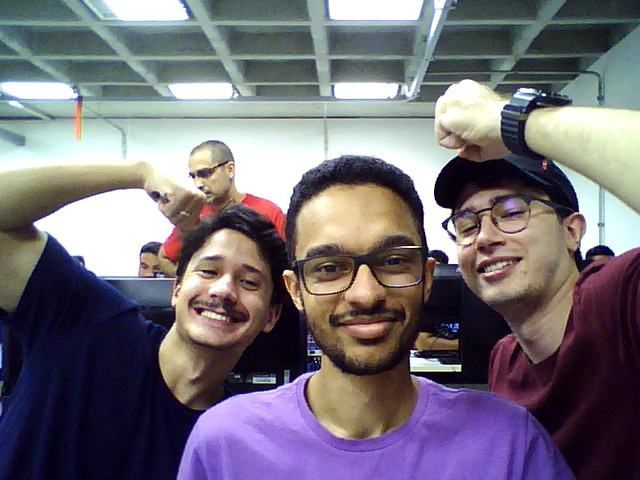
#> input picture lab4/lab 4 item 2/foto_grupo_2.png, 640 x 480 px, found by its file name; the run also reads 1 picture not shown here
$ jupyter execute 'lab 4 parte c.ipynb'
#> lines starting #> are read from the running program, lines starting #| are printed output that depends on the picture
[cell 1]
import cv2
import numpy as np
import os
import csv
from scipy.ndimage import correlate, generic_laplace

# ============================================
# Métricas de qualidade (mesmas do código anterior)
# ============================================
def psnr(I1, I2):
    '''Peak Signal to Noise Ratio'''
    s1 = cv2.absdiff(I1, I2)
    s1 = np.float32(s1)
    s1 = s1 * s1
    sse = s1.sum()
    if sse <= 1e-10:
        return 0
    else:
        shape = I1.shape
        mse = 1.0 * sse / (shape[0] * shape[1] * shape[2])
        psnr = 10.0 * np.log10((255 * 255) / mse)
        return psnr

def ssim(I1, I2):
    '''Structural Similarity Index'''
    C1 = 6.5025
    C2 = 58.5225
    I1 = np.float32(I1)
    I2 = np.float32(I2)
    I2_2 = I2 * I2
    I1_2 = I1 * I1
    I1_I2 = I1 * I2

    mu1 = cv2.GaussianBlur(I1, (11, 11), 1.5)
    mu2 = cv2.GaussianBlur(I2, (11, 11), 1.5)
    mu1_2 = mu1 * mu1
    mu2_2 = mu2 * mu2
    mu1_mu2 = mu1 * mu2

    sigma1_2 = cv2.GaussianBlur(I1_2, (11, 11), 1.5)
    sigma1_2 -= mu1_2
    sigma2_2 = cv2.GaussianBlur(I2_2, (11, 11), 1.5)
    sigma2_2 -= mu2_2
    sigma12 = cv2.GaussianBlur(I1_I2, (11, 11), 1.5)
    sigma12 -= mu1_mu2

    t1 = 2 * mu1_mu2 + C1
    t2 = 2 * sigma12 + C2
    t3 = t1 * t2
    t1 = mu1_2 + mu2_2 + C1
    t2 = sigma1_2 + sigma2_2 + C2
    t1 = t1 * t2
    ssim_map = cv2.divide(t3, t1)
    return np.mean(ssim_map)

def sam(I1, I2):
    '''Spectral Angle Mapper'''
    def _initial_check(I1, I2):
        if I1.shape != I2.shape:
            raise ValueError("Images must have the same shape")
        return I1, I2

    I1, I2 = _initial_check(I1, I2)
    orig_shape = I1.shape
    I1 = I1.reshape((orig_shape[0] * orig_shape[1], orig_shape[2]))
    I2 = I2.reshape((orig_shape[0] * orig_shape[1], orig_shape[2]))

    sam_angles = np.zeros(I1.shape[1])
    for i in range(I1.shape[1]):
        dot_product = np.dot(I1[:, i], I2[:, i])
        norm_product = np.linalg.norm(I1[:, i]) * np.linalg.norm(I2[:, i])
        val = np.clip(dot_product / (norm_product + 1e-10), -1, 1)
        sam_angles[i] = np.arccos(val)
    return np.mean(sam_angles)

def scc(I1, I2, win=None, ws=8):
    '''Spatial Correlation Coefficient'''
    def _initial_check(I1, I2):
        if I1.shape != I2.shape:
            raise ValueError("Images must have the same shape")
        return I1, I2

    if win is None:
        win = np.array([[-1, -1, -1], [-1, 8, -1], [-1, -1, -1]])

    I1, I2 = _initial_check(I1, I2)

    def _scc_single(ch1, ch2):
        # High-pass filter
        hp1 = generic_laplace(ch1.astype(np.float64), lambda in_, ax, out, mode, cval: correlate(in_, win, output=out, mode=mode, cval=cval))
        hp2 = generic_laplace(ch2.astype(np.float64), lambda in_, ax, out, mode, cval: correlate(in_, win, output=out, mode=mode, cval=cval))

        # Uniform filter para variância (simplificado)
        kernel = np.ones((ws, ws)) / (ws * ws)
        mu1 = cv2.filter2D(hp1, -1, kernel)
        mu2 = cv2.filter2D(hp2, -1, kernel)

        sigma1_sq = cv2.filter2D(hp1**2, -1, kernel) - mu1**2
        sigma2_sq = cv2.filter2D(hp2**2, -1, kernel) - mu2**2
        sigma12 = cv2.filter2D(hp1 * hp2, -1, kernel) - mu1 * mu2

        sigma1_sq[sigma1_sq < 0] = 0
        sigma2_sq[sigma2_sq < 0] = 0

        den = np.sqrt(sigma1_sq) * np.sqrt(sigma2_sq) + 1e-10
        scc_map = sigma12 / den
        return np.mean(scc_map)

    coefs = []
    for c in range(I1.shape[2]):
        coefs.append(_scc_single(I1[:, :, c], I2[:, :, c]))
    return np.mean(coefs)

# ============================================
# Parâmetros e listas de nomes
# ============================================
original_image_path = 'foto_grupo_2.png'  # imagem original limpa
src = cv2.imread(original_image_path)
#> src is the input picture: shape (480, 640, 3); mean B, G, R 118.8, 110.3, 115.6
if src is None:
    raise Exception(f"Imagem original não encontrada: {original_image_path}")

# Bases (imagens de entrada para os filtros)
bases = ['original', 'gauss', 'sp']
# Filtros aplicados
filtros = ['media', 'gaussian', 'median', 'bilateral']
# Tamanhos de kernel
kernels = [3, 5, 11, 29]

# Arquivo de saída CSV
csv_filename = 'metricas_imagens_filtradas.csv'

# ============================================
# Processar cada combinação e calcular métricas
# ============================================
with open(csv_filename, 'w', newline='') as csvfile:
    fieldnames = ['base_image', 'filter', 'kernel', 'psnr', 'ssim', 'sam', 'scc']
    writer = csv.DictWriter(csvfile, fieldnames=fieldnames)
    writer.writeheader()

    # Primeiro, calcular métricas para as imagens ruidosas (sem filtro)
    noisy_images = [
        ('gauss', 'ruido_gaussiano.jpg'),
        ('sp', 'ruido_salt_pepper.jpg')
    ]
    for base_name, filename in noisy_images:
        img = cv2.imread(filename)
        if img is not None:
            p = psnr(src, img)
#> in psnr, `s1 = np.float32(s1)`:
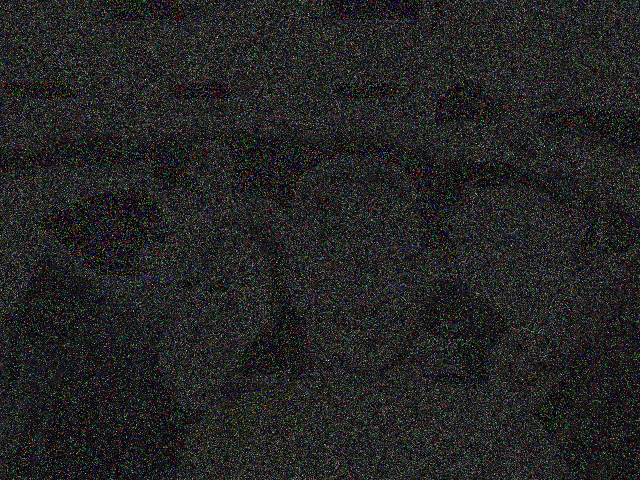
#> s1: shape (480, 640, 3) float32; mean B, G, R 13, 13, 12.9; drawn with min black and max white
#> in psnr, `sse = s1.sum()`: sse = 254918704
#> in psnr, `mse = 1.0 * sse / (shape[0] * shape[1] * shape[2])`: mse = 276.6
#> in psnr, `psnr = 10.0 * np.log10((255 * 255) / mse)`: psnr = 23.71
#> p = 23.71
            s = ssim(src, img)
#> in ssim, `I2 = np.float32(I2)`:
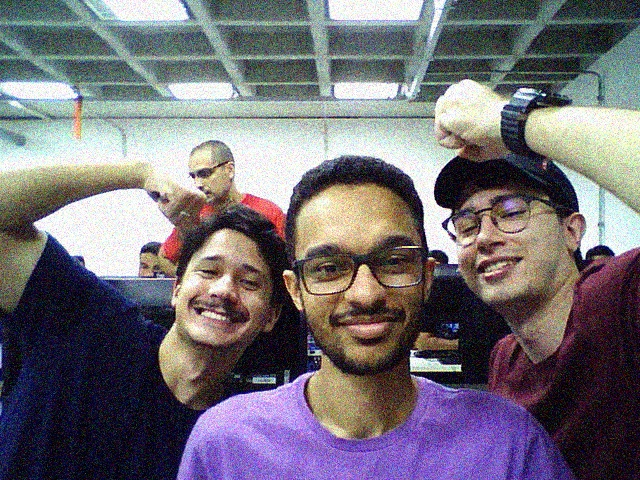
#> I2: shape (480, 640, 3) float32; mean B, G, R 117.6, 110.3, 115.2
#> in ssim, `I2_2 = I2 * I2`:
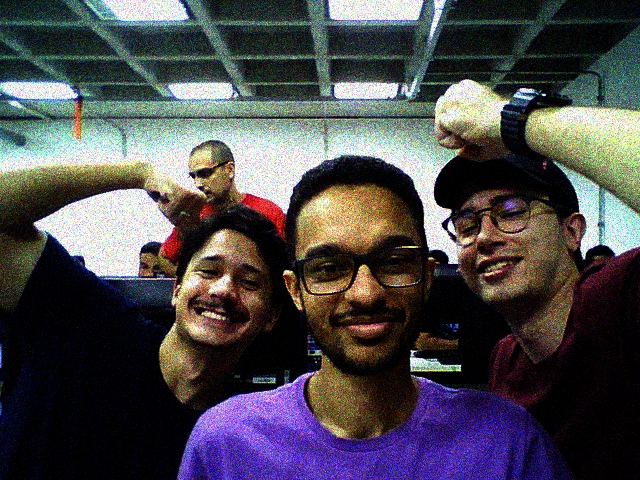
#> I2_2: shape (480, 640, 3) float32; mean B, G, R 19737.7, 18733.1, 19369.3; drawn with min black and max white
#> in ssim, `I1_2 = I1 * I1`:
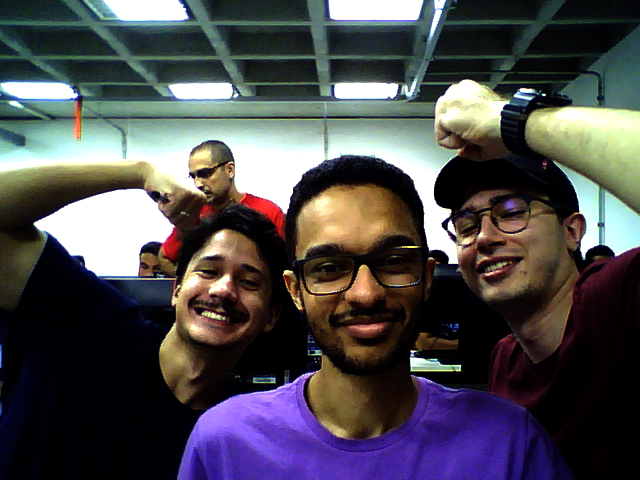
#> I1_2: shape (480, 640, 3) float32; mean B, G, R 20196.6, 19170.9, 19740.5; drawn with min black and max white
#> in ssim, `mu2_2 = mu2 * mu2`:
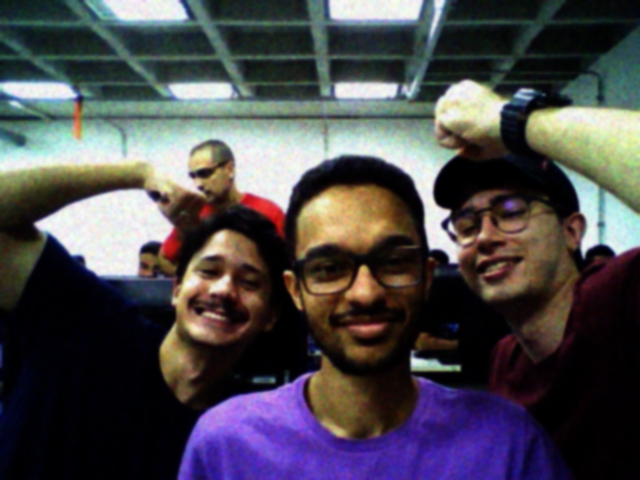
#> mu2_2: shape (480, 640, 3) float32; mean B, G, R 19245.1, 18128.1, 18801; drawn with min black and max white
#> in ssim, `sigma1_2 -= mu1_2`:
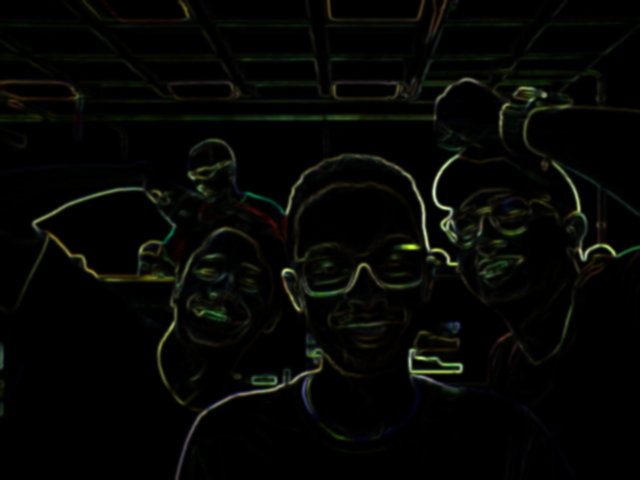
#> sigma1_2: shape (480, 640, 3) float32; mean B, G, R 259.7, 398, 347.1; drawn with min black and max white
#> in ssim, `t3 = t1 * t2`:
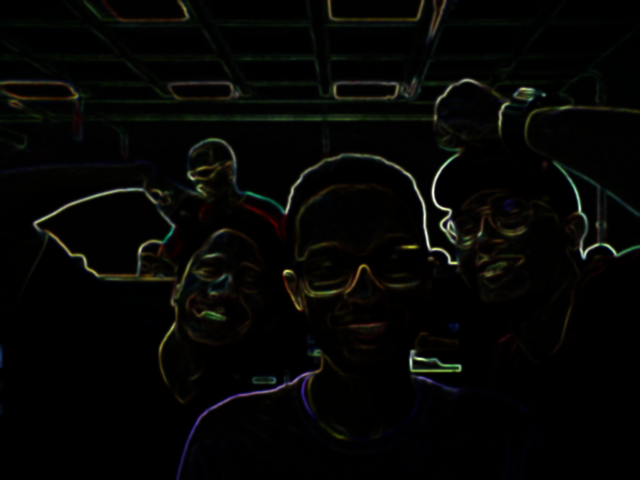
#> t3: shape (480, 640, 3) float32; mean B, G, R 22426090, 30072474, 28661808; drawn with min black and max white
#> in ssim, `ssim_map = cv2.divide(t3, t1)`:
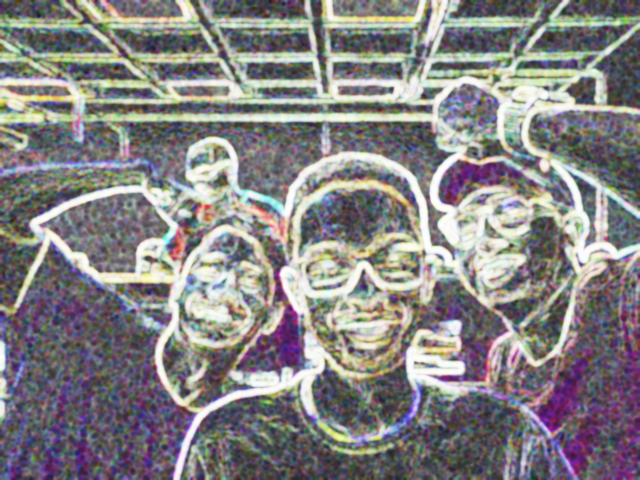
#> ssim_map: shape (480, 640, 3) float32; mean B, G, R 0.463, 0.461, 0.471; drawn with min black and max white
#> s = 0.465
            sa = sam(src, img)
#> the loop in sam, `for i in range(I1.shape[1]):` made 3 passes
#> (dot_product, norm_product, val) on passes 1 to 3: (234, 6.13e+09, 3.82e-08), (223, 5.82e+09, 3.83e-08), (103, 6.01e+09, 1.71e-08)
#> after the loop in sam, `for i in range(I1.shape[1]):`: sam_angles = [1.57, 1.57, 1.57]
#> sa = 1.57
            sc = scc(src, img)
#> the loop in scc, `for c in range(I1.shape[2]):` made 3 passes
#> pass 1, in _scc_single, `hp1 = generic_laplace(ch1.astype(np.float64), lambda in_, ax, out, mod..`:
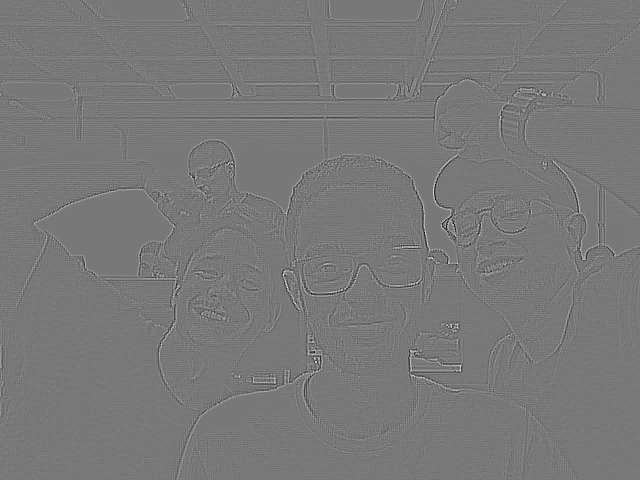
#> hp1: shape (480, 640) float64; min -1638, max 1818, mean 0; drawn with min black and max white
#> pass 1, in _scc_single, `mu1 = cv2.filter2D(hp1, -1, kernel)`:
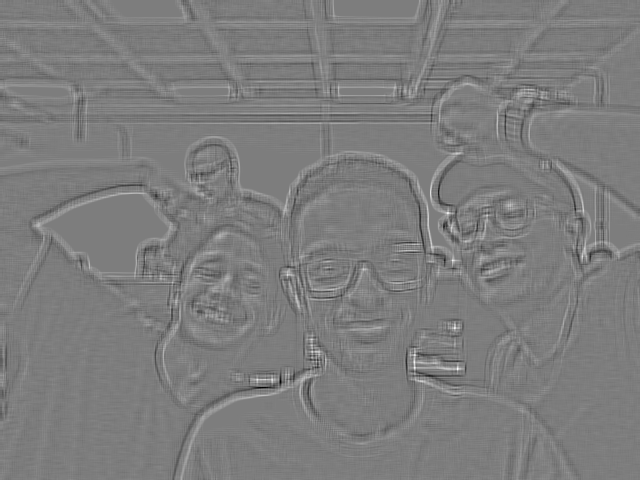
#> mu1: shape (480, 640) float64; min -174.7, max 180.6, mean 0; drawn with min black and max white
#> after the loop in scc, `for c in range(I1.shape[2]):`: coefs = [0.212, 0.263, 0.251]
#> sc = 0.242
            writer.writerow({
                'base_image': base_name,
                'filter': 'none',
                'kernel': 0,
                'psnr': f"{p:.2f}",
                'ssim': f"{s:.4f}",
                'sam': f"{sa:.4f}",
                'scc': f"{sc:.4f}"
            })
            print(f"Processado: {filename}")
        else:
            print(f"Aviso: {filename} não encontrado")
#> pass 2 of the loop `for base_name, filename in noisy_images:`:
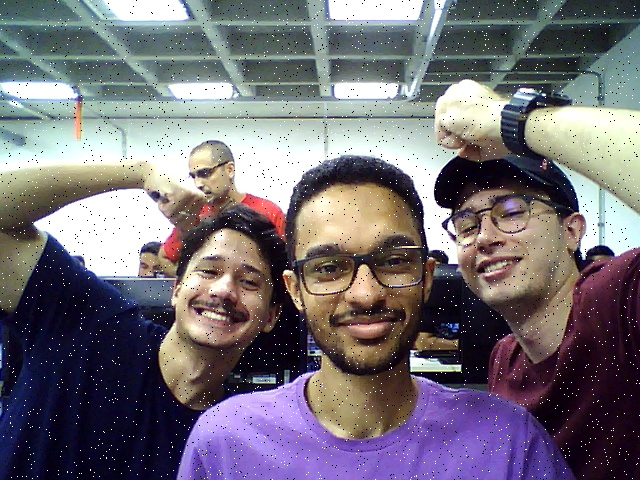
#> input picture lab4/lab 4 item 2/ruido_salt_pepper.jpg, 640 x 480 px, found by its file name
#> img is the input picture: shape (480, 640, 3); mean B, G, R 118.8, 110.6, 115.8
#> in psnr (call 2), `s1 = cv2.absdiff(I1, I2)`:
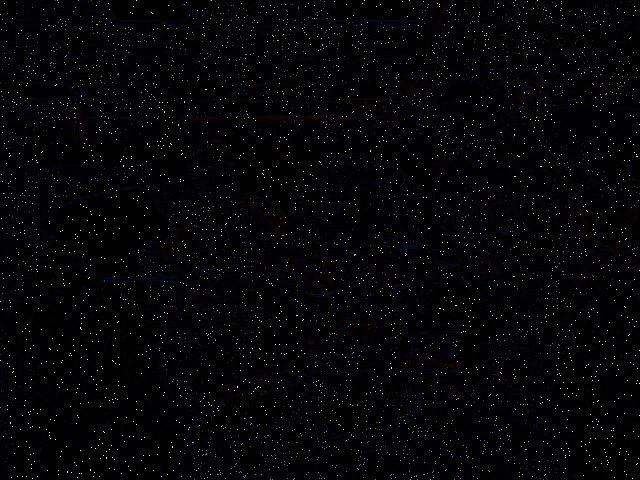
#> s1: shape (480, 640, 3); mean B, G, R 5.6, 4.1, 4.6
#> sse = 396534624
#> mse = 430.3
#> psnr = 21.79
#> in ssim (call 2), `sigma12 -= mu1_mu2`:
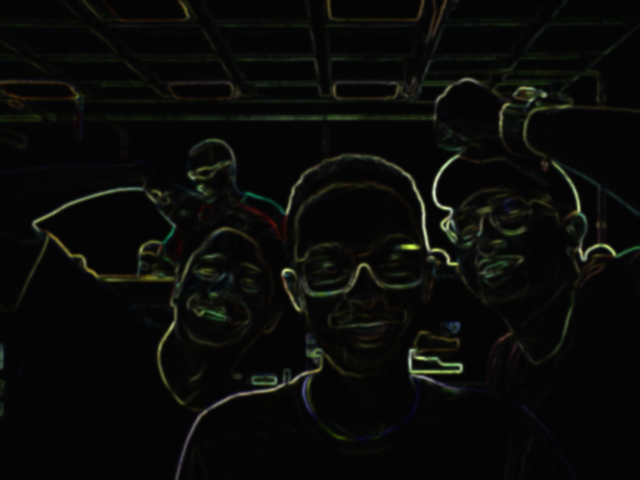
#> sigma12: shape (480, 640, 3) float32; mean B, G, R 256.2, 380, 340.8; drawn with min black and max white
#> s = 0.635
#> the loop in sam (call 2), `for i in range(I1.shape[1]):` made 3 passes
#> (dot_product, norm_product, val) on passes 1 to 3: (10, 6.23e+09, 1.61e-09), (68, 5.92e+09, 1.15e-08), (226, 6.1e+09, 3.71e-08)
#> sc = 0.341

    # Agora processar todas as imagens filtradas
    for base in bases:
        for filtro in filtros:
            for k in kernels:
                filename = f"{filtro}_{base}_{k}x{k}.jpg"
                img = cv2.imread(filename)
                if img is not None:
                    p = psnr(src, img)
                    s = ssim(src, img)
                    sa = sam(src, img)
                    sc = scc(src, img)
                    writer.writerow({
                        'base_image': base,
                        'filter': filtro,
                        'kernel': k,
                        'psnr': f"{p:.2f}",
                        'ssim': f"{s:.4f}",
                        'sam': f"{sa:.4f}",
                        'scc': f"{sc:.4f}"
                    })
                    print(f"Processado: {filename}")
                else:
                    print(f"Aviso: {filename} não encontrado")
#> pass 2 of the loop `for base in bases:`:
#> filename = 'media_gauss_3x3.jpg'
#| Aviso: media_gauss_3x3.jpg não encontrado

print(f"\nProcessamento concluído! Resultados salvos em '{csv_filename}'")
